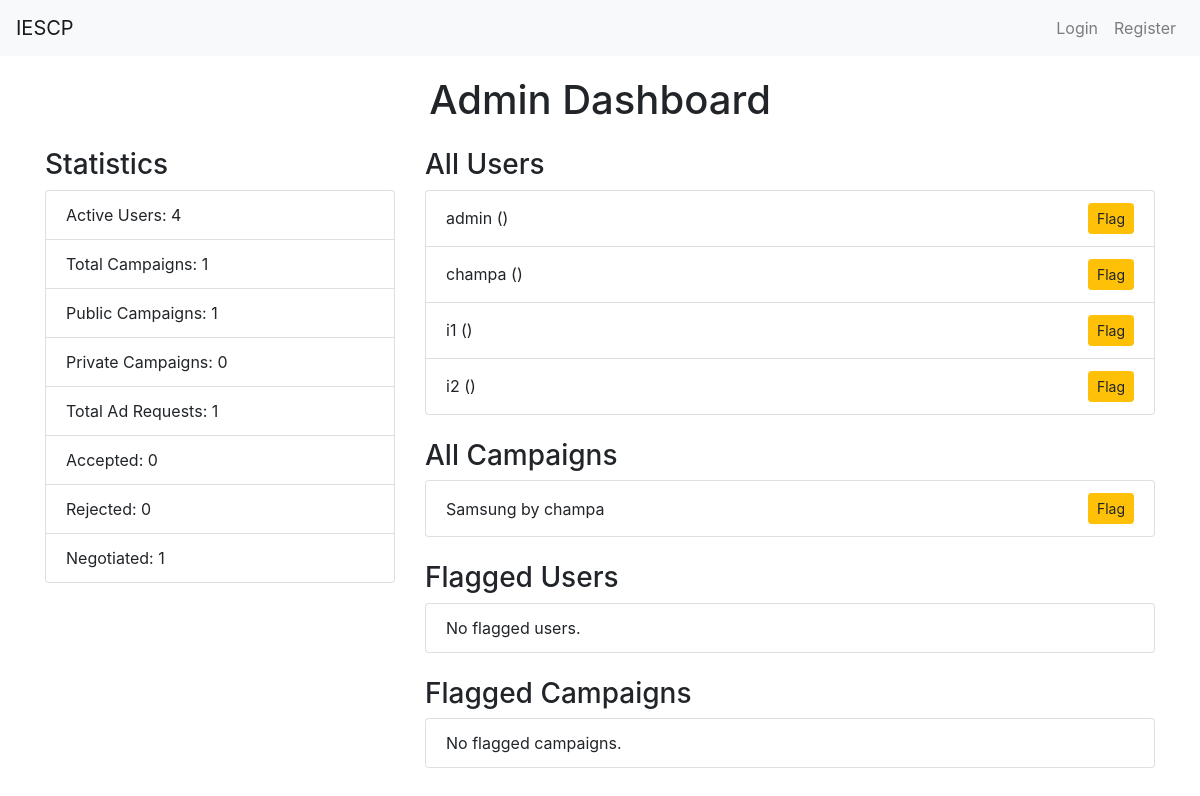
Before: /admin_dashboard with the older database file.
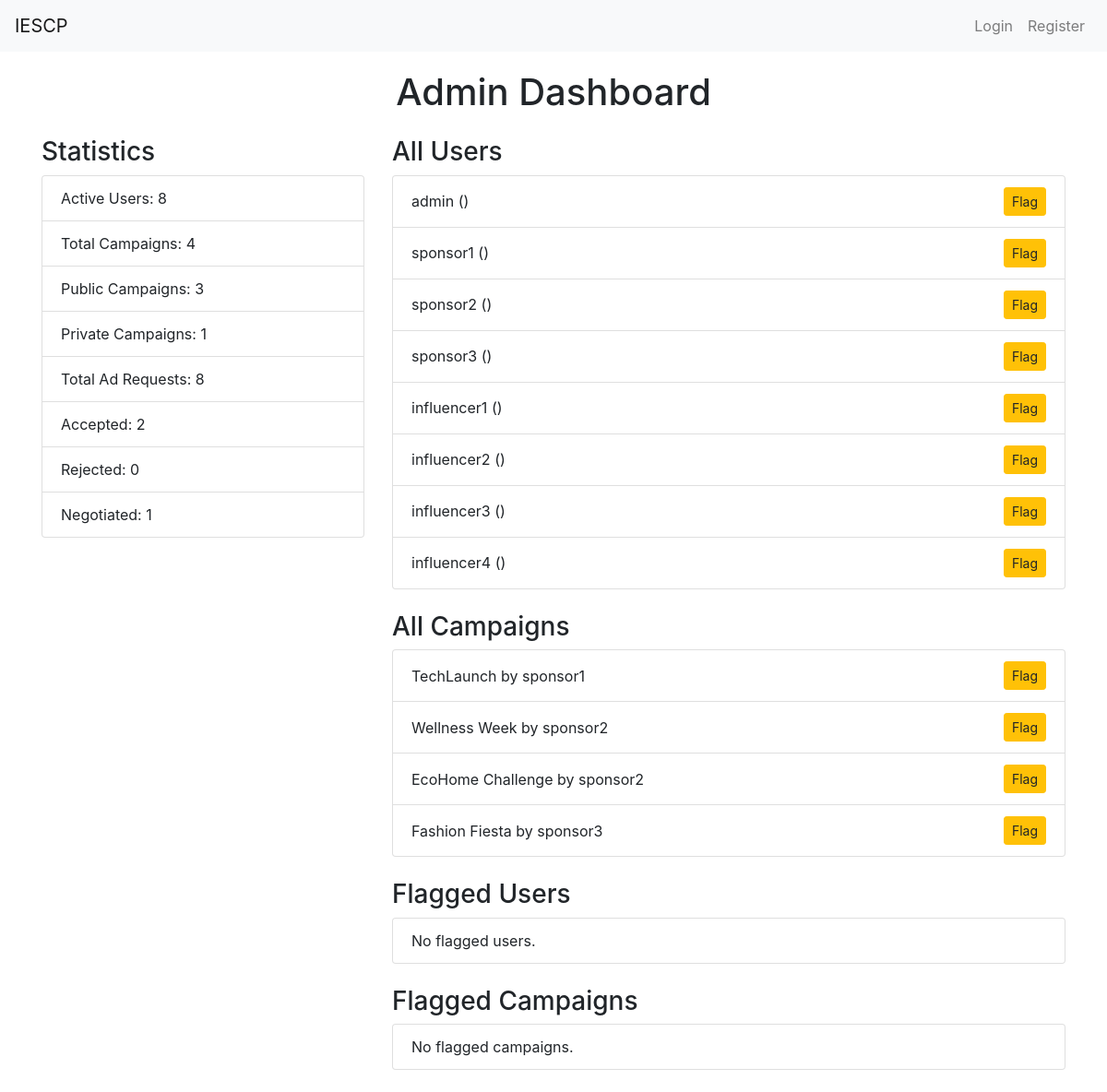
After: the same page with the newer database file.
### app.py (models this page shows, shortened)
class User(UserMixin, db.Model):
    id = db.Column(db.Integer, primary_key=True)
    username = db.Column(db.String(50), unique=True, nullable=False)
    password = db.Column(db.String(200), nullable=False)
    role = db.Column(db.String(20), nullable=False)  # 'admin', 'sponsor', 'influencer'
    flagged = db.Column(db.Boolean, default=False)  # Flag for inappropriate users
    campaigns = db.relationship('Campaign', backref='owner', lazy=True)
    ad_requests = db.relationship('AdRequest', backref='influencer', lazy=True)
    company_name = db.Column(db.String(100))
    industry = db.Column(db.String(100))
    budget = db.Column(db.Integer)
    category = db.Column(db.String(100))
    niche = db.Column(db.String(100))
    reach = db.Column(db.Integer)

class Campaign(db.Model):
    id = db.Column(db.Integer, primary_key=True)
    name = db.Column(db.String(100), nullable=False)
    description = db.Column(db.String(200))
    start_date = db.Column(db.DateTime, default=db.func.current_timestamp())
    end_date = db.Column(db.DateTime)
    budget = db.Column(db.Float, nullable=False)
    owner_id = db.Column(db.Integer, db.ForeignKey('user.id'), nullable=False)
    visibility = db.Column(db.String(10))  # 'public' or 'private'
    flagged = db.Column(db.Boolean, default=False)
    ad_requests = db.relationship('AdRequest', backref='campaign', lazy=True)

### app.py (the view)
@app.route('/admin_dashboard')
def admin_dashboard():
    users = User.query.all()
    campaigns = Campaign.query.all()
    flagged_users = User.query.filter_by(flagged=True).all()
    flagged_campaigns = Campaign.query.filter_by(flagged=True).all()
    statistics = {
        'active_users': User.query.count(),  # Fixed to show total users
        'total_campaigns': Campaign.query.count(),
        'public_campaigns': Campaign.query.filter_by(visibility='public').count(),
        'private_campaigns': Campaign.query.filter_by(visibility='private').count(),
        'total_ad_requests': AdRequest.query.count(),
        'accepted_requests': AdRequest.query.filter_by(status='Accepted').count(),
        'rejected_requests': AdRequest.query.filter_by(status='Rejected').count(),
        'negotiated_requests': AdRequest.query.filter_by(status='Negotiated').count(),
    }
    return render_template(
        'admin_dashboard.html',
        users=users,
        campaigns=campaigns,
        flagged_users=flagged_users,
        flagged_campaigns=flagged_campaigns,
        **statistics
    )

### templates/admin_dashboard.html (shortened to what this page needs)
{% extends "layout.html" %}
{% block content %}
<h1 class="text-center mb-4">Admin Dashboard</h1>
<div class="row">
    <div class="col-md-4">
        <h3>Statistics</h3>
        <ul class="list-group mb-4">
            <li class="list-group-item">Active Users: {{ active_users }}</li>
            <li class="list-group-item">Total Campaigns: {{ total_campaigns }}</li>
            <li class="list-group-item">Public Campaigns: {{ public_campaigns }}</li>
            <li class="list-group-item">Private Campaigns: {{ private_campaigns }}</li>
            <li class="list-group-item">Total Ad Requests: {{ total_ad_requests }}</li>
            <li class="list-group-item">Accepted: {{ accepted_requests }}</li>
            <li class="list-group-item">Rejected: {{ rejected_requests }}</li>
            <li class="list-group-item">Negotiated: {{ negotiated_requests }}</li>
        </ul>
    </div>
    <div class="col-md-8">
        <h3>All Users</h3>
        <ul class="list-group mb-4">
            {% for user in users %}
            <li class="list-group-item d-flex justify-content-between align-items-center">
                {{ user.username }} ({{ user.email if user.email else '' }})
                <div>
                    <form method="POST" action="{{ url_for('flag_user', user_id=user.id) }}" class="d-inline">
                        <button type="submit" class="btn btn-warning btn-sm">Flag</button>
                    </form>
                </div>
            </li>
            {% else %}
            <li class="list-group-item">No users found.</li>
            {% endfor %}
        </ul>
        <h3>All Campaigns</h3>
        <ul class="list-group mb-4">
            {% for campaign in campaigns %}
            <li class="list-group-item d-flex justify-content-between align-items-center">
                {{ campaign.name }} by {{ campaign.owner.username }}
                <div>
                    <form method="POST" action="{{ url_for('flag_campaign', campaign_id=campaign.id) }}" class="d-inline">
                        <button type="submit" class="btn btn-warning btn-sm">Flag</button>
                    </form>
                </div>
            </li>
            {% else %}
            <li class="list-group-item">No campaigns found.</li>
            {% endfor %}
        </ul>
        <h3>Flagged Users</h3>
        <ul class="list-group mb-4">
            {% for flagged_user in flagged_users %}
            <li class="list-group-item d-flex justify-content-between align-items-center">
                {{ flagged_user.username }} ({{ flagged_user.email if flagged_user.email else '' }})
                <form method="POST" action="{{ url_for('remove_flag_user', user_id=flagged_user.id) }}" class="d-inline">
                    <button type="submit" class="btn btn-danger btn-sm">Remove</button>
                </form>
            </li>
            {% else %}
            <li class="list-group-item">No flagged users.</li>
            {% endfor %}
        </ul>
        <h3>Flagged Campaigns</h3>
        <ul class="list-group mb-4">
            {% for flagged_campaign in flagged_campaigns %}
            <li class="list-group-item d-flex justify-content-between align-items-center">
                {{ flagged_campaign.name }} by {{ flagged_campaign.owner.username }}
                <form method="POST" action="{{ url_for('remove_flag_campaign', campaign_id=flagged_campaign.id) }}" class="d-inline">
                    <button type="submit" class="btn btn-danger btn-sm">Remove</button>
                </form>
            </li>
            {% else %}
            <li class="list-group-item">No flagged campaigns.</li>
            {% endfor %}
        </ul>
    </div>
</div>
{% endblock %}

### templates/layout.html (shortened to what this page needs)
<!DOCTYPE html>
<html lang="en">
<head>
    <link rel="stylesheet" href="https://maxcdn.bootstrapcdn.com/bootstrap/4.5.2/css/bootstrap.min.css">
</head>
<body>
    <nav class="navbar navbar-expand-lg navbar-light bg-light">
        <a class="navbar-brand" href="{{ url_for('home') }}">IESCP</a>
        <div class="collapse navbar-collapse" id="navbarNav">
            <ul class="navbar-nav ml-auto">
                {% if current_user.is_authenticated %}
                    {% if current_user.role == 'admin' %}
                        <li class="nav-item">
                            <a class="nav-link" href="{{ url_for('admin_dashboard') }}">Dashboard</a>
                        </li>
                    {% elif current_user.role == 'sponsor' %}
                        <li class="nav-item">
                            <a class="nav-link" href="{{ url_for('sponsor_dashboard') }}">Dashboard</a>
                        </li>
                    {% elif current_user.role == 'influencer' %}
                        <li class="nav-item">
                            <a class="nav-link" href="{{ url_for('influencer_dashboard') }}">Dashboard</a>
                        </li>
                    {% endif %}
                    <li class="nav-item">
                        <a class="nav-link" href="{{ url_for('logout') }}">Logout</a>
                    </li>
                {% else %}
                    <li class="nav-item">
                        <a class="nav-link" href="{{ url_for('login') }}">Login</a>
                    </li>
                    <li class="nav-item">
                        <a class="nav-link" href="{{ url_for('register') }}">Register</a>
                    </li>
                {% endif %}
            </ul>
        </div>
    </nav>
    <div class="container">
        {% block content %}{% endblock %}
    </div>
</body>
</html>

### templates/layout.html (style rules this page uses)
.container { margin-top: 20px; }

Changed rows visible on the page:
removed User: username "i1"
removed User: username "i2"
changed User: username "champa" → "sponsor1"
added User: username "sponsor2"
added User: username "sponsor3"
added User: username "influencer1"
added User: username "influencer2"
added User: username "influencer3"
added User: username "influencer4"
changed Campaign: name "Samsung" → "TechLaunch"; owner.username "champa" → "sponsor1"
added Campaign: name "Wellness Week", owner.username "sponsor2"
added Campaign: name "EcoHome Challenge", owner.username "sponsor2"
added Campaign: name "Fashion Fiesta", owner.username "sponsor3"
Other visible differences:
{{ active_users }}: "4" → "8"
{{ total_campaigns }}: "1" → "4"
{{ public_campaigns }}: "1" → "3"
{{ private_campaigns }}: "0" → "1"
{{ total_ad_requests }}: "1" → "8"
{{ accepted_requests }}: "0" → "2"
